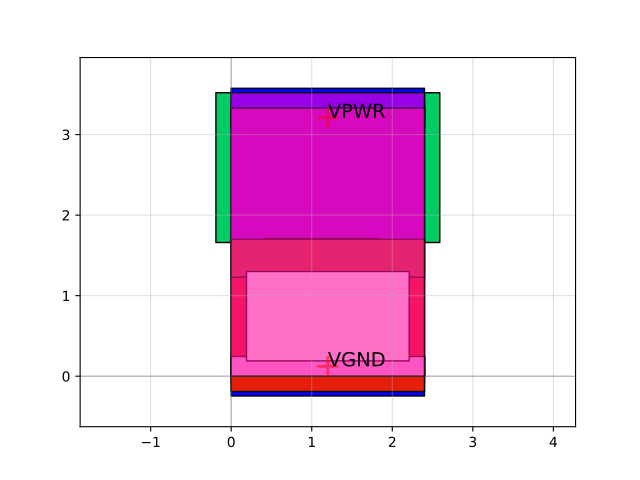

Recreate this plot in Python.
import sky130

c = sky130.components.sky130_fd_sc_hs__inv_4()
c.plot()
